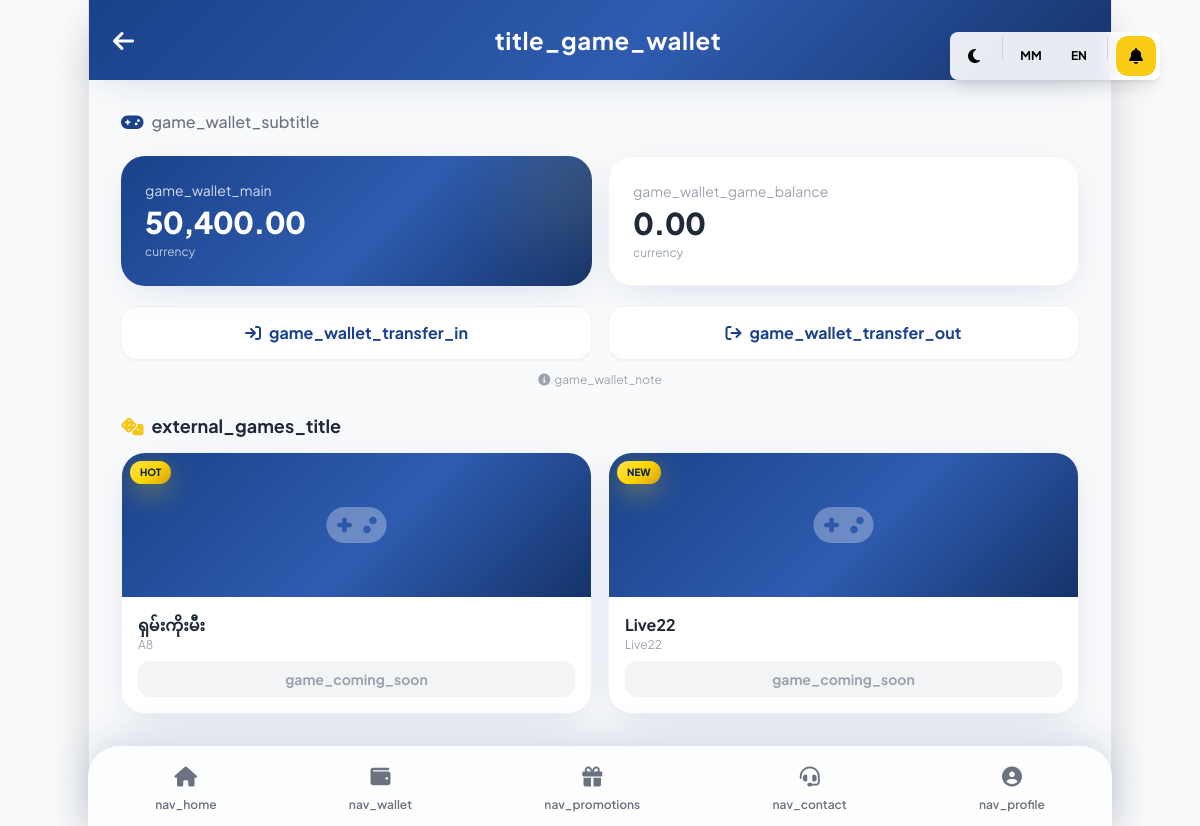
/game_wallet.php?lang=mm (signed in), run on the app's committed database.
### tables this page shows
CREATE TABLE `users` (
  `id` int(11) NOT NULL,
  `username` varchar(50) NOT NULL,
  `phone_number` varchar(20) NOT NULL,
  `referral_code` varchar(20) DEFAULT NULL,
  `referred_by` int(11) DEFAULT NULL,
  `password` varchar(255) NOT NULL,
  `transaction_pin` varchar(255) DEFAULT NULL,
  `google2fa_secret` varchar(255) DEFAULT NULL,
  `avatar` varchar(255) DEFAULT NULL,
  `balance` decimal(10,2) DEFAULT 0.00,
  `vip_level` varchar(20) DEFAULT 'Standard',
  `lifetime_bet` decimal(15,2) DEFAULT 0.00,
  `agent_commission_percent` decimal(5,2) DEFAULT 0.00,
  `agent_share_percent` decimal(5,2) DEFAULT 0.00,
  `kbz_pay_number` varchar(50) DEFAULT NULL,
  `kbz_pay_name` varchar(100) DEFAULT NULL,
  `wave_pay_number` varchar(50) DEFAULT NULL,
  `wave_pay_name` varchar(100) DEFAULT NULL,
  `payment_info_json` text DEFAULT NULL,
  `role` enum('user','sub_admin','admin') NOT NULL DEFAULT 'user',
  `created_at` timestamp NOT NULL DEFAULT current_timestamp(),
  `is_banned` tinyint(1) DEFAULT 0,
  `last_bonus_date` date DEFAULT NULL,
  `last_active` timestamp NOT NULL DEFAULT current_timestamp(),
  `last_login_ip` varchar(45) DEFAULT NULL,
  `telegram_chat_id` varchar(50) DEFAULT NULL,
  `verification_status` enum('pending','approved','rejected') DEFAULT 'approved',
  `notifications` int(11) DEFAULT 0
);

CREATE TABLE IF NOT EXISTS `external_games` (
  `id` int(11) NOT NULL AUTO_INCREMENT,
  `name` varchar(80) NOT NULL,
  `provider` varchar(40) DEFAULT NULL,
  `image_url` varchar(255) DEFAULT NULL,
  `launch_url` varchar(255) DEFAULT NULL,
  `badge` varchar(40) DEFAULT NULL,
  `is_active` tinyint(1) NOT NULL DEFAULT 1,
  `sort_order` int(11) NOT NULL DEFAULT 0,
  PRIMARY KEY (`id`)
);

### lang/language.php (called while the page is built, shortened)
<?php
$current_lang = $_SESSION['lang'];
$lang_file = __DIR__ . "/{$current_lang}.php";
global $translations;
if (file_exists($lang_file)) {
    $translations = include($lang_file);
} elseif (file_exists(__DIR__ . "/mm.php")) {
    $translations = include(__DIR__ . "/mm.php");
} else {
    $translations = [];
}
function __($key) {
    global $translations;
    return $translations[$key] ?? $key;
}

### game_wallet.php (the view, shortened to what this page needs)
<?php
require_once __DIR__ . '/core/db_connect.php';
require_once __DIR__ . '/lang/language.php';
$user_id = (int) $_SESSION['user_id'];
$stmt = $conn->prepare("SELECT username, balance FROM users WHERE id = ?");
$stmt->bind_param("i", $user_id);
$stmt->execute();
$user = $stmt->get_result()->fetch_assoc();
$balance = $user ? floatval($user['balance']) : 0;
$games = [];
$g_res = $conn->query("SELECT name, provider, image_url, launch_url, badge FROM external_games WHERE is_active = 1 ORDER BY sort_order ASC, id DESC");
if ($g_res) $games = $g_res->fetch_all(MYSQLI_ASSOC);
require_once __DIR__ . '/includes/header.php';
?>
<body class="w-full md:max-w-4xl lg:max-w-5xl mx-auto min-h-screen bg-gray-50 md:shadow-2xl md:border-x border-gray-200 transition-all duration-300 pb-24 md:pb-28">
    <div class="bg-brand-gradient text-white flex items-center p-4 md:p-6 sticky top-0 z-20 shadow-card">
        <a href="index.php" class="mr-4 text-xl md:text-2xl w-6 md:w-10 hover:scale-110 transition-transform"><i class="fas fa-arrow-left"></i></a>
        <h1 class="text-xl md:text-2xl font-bold flex-1 text-center pr-6 md:pr-10 tracking-wide"><?= __('title_game_wallet') ?></h1>
    </div>
    <div class="px-4 md:px-8 pt-5 md:pt-7">
        <p class="text-gray-500 text-sm md:text-base font-medium mb-5 flex items-center">
            <i class="fas fa-gamepad text-primary mr-2 text-lg"></i><?= __('game_wallet_subtitle') ?>
        </p>
        <div class="grid grid-cols-2 gap-3 md:gap-4 mb-5">
            <div class="bg-brand-gradient text-white rounded-3xl shadow-card p-5 md:p-6 relative overflow-hidden">
                <div class="absolute top-[-30%] right-[-10%] w-32 h-32 bg-gold-400/10 rounded-full blur-2xl"></div>
                <p class="text-xs md:text-sm opacity-80 mb-1"><?= __('game_wallet_main') ?></p>
                <p class="text-xl md:text-3xl font-extrabold tracking-tight"><?= number_format($balance, 2) ?></p>
                <p class="text-[10px] md:text-xs opacity-70 mt-1"><?= __('currency') ?></p>
            </div>
            <div class="bg-white border border-gray-100 rounded-3xl shadow-card p-5 md:p-6">
                <p class="text-xs md:text-sm text-gray-400 mb-1"><?= __('game_wallet_game_balance') ?></p>
                <p class="text-xl md:text-3xl font-extrabold text-gray-800 tracking-tight">0.00</p>
                <p class="text-[10px] md:text-xs text-gray-400 mt-1"><?= __('currency') ?></p>
            </div>
        </div>
        <div class="grid grid-cols-2 gap-3 md:gap-4 mb-3">
            <button onclick="gameComingSoon()" class="bg-white border border-gray-100 rounded-2xl shadow-sm py-3.5 font-bold text-primary text-sm md:text-base flex items-center justify-center gap-2 hover:-translate-y-0.5 transition-all">
                <i class="fas fa-arrow-right-to-bracket"></i> <?= __('game_wallet_transfer_in') ?>
            </button>
            <button onclick="gameComingSoon()" class="bg-white border border-gray-100 rounded-2xl shadow-sm py-3.5 font-bold text-primary text-sm md:text-base flex items-center justify-center gap-2 hover:-translate-y-0.5 transition-all">
                <i class="fas fa-arrow-right-from-bracket"></i> <?= __('game_wallet_transfer_out') ?>
            </button>
        </div>
        <p class="text-center text-[11px] md:text-xs text-gray-400 mb-6"><i class="fas fa-circle-info mr-1"></i><?= __('game_wallet_note') ?></p>
        <h2 class="font-bold text-gray-800 text-base md:text-lg mb-3 flex items-center"><i class="fas fa-dice text-gold-500 mr-2"></i><?= __('external_games_title') ?></h2>
        <?php if (count($games) === 0): ?>
            <div class="bg-white rounded-3xl shadow-card border border-gray-100 p-8 text-center text-gray-400">
                <i class="fas fa-ghost text-4xl mb-3 opacity-40"></i>
                <p class="font-bold text-sm"><?= __('game_coming_soon') ?></p>
            </div>
        <?php else: ?>
            <div class="grid grid-cols-2 gap-3 md:gap-4">
                <?php foreach ($games as $g): ?>
                    <div class="bg-white rounded-3xl shadow-card border border-gray-100 overflow-hidden card-hover">
                        <div class="h-28 md:h-36 bg-brand-gradient relative flex items-center justify-center">
                            <?php if (!empty($g['image_url'])): ?>
                                <img src="<?= htmlspecialchars($g['image_url']) ?>" class="w-full h-full object-cover absolute inset-0" alt="<?= htmlspecialchars($g['name']) ?>">
                            <?php else: ?>
                                <i class="fas fa-gamepad text-white/30 text-5xl"></i>
                            <?php endif; ?>
                            <?php if (!empty($g['badge'])): ?>
                                <span class="absolute top-2 left-2 bg-gold-gradient text-primary-900 text-[10px] font-extrabold px-2.5 py-1 rounded-full shadow-gold"><?= htmlspecialchars($g['badge']) ?></span>
                            <?php endif; ?>
                        </div>
                        <div class="p-3 md:p-4">
                            <p class="font-bold text-gray-800 text-sm md:text-base truncate"><?= htmlspecialchars($g['name']) ?></p>
                            <p class="text-[11px] md:text-xs text-gray-400 mb-2"><?= htmlspecialchars($g['provider']) ?></p>
                            <?php if (!empty($g['launch_url'])): ?>
                                <a href="<?= htmlspecialchars(safe_url($g['launch_url'])) ?>" target="_blank" rel="noopener" class="block text-center bg-brand-gradient text-white font-bold text-xs md:text-sm py-2 rounded-xl"><?= __('play_now') ?></a>
                            <?php else: ?>
                                <button onclick="gameComingSoon()" class="block w-full text-center bg-gray-100 text-gray-400 font-bold text-xs md:text-sm py-2 rounded-xl"><?= __('game_coming_soon') ?></button>
                            <?php endif; ?>
                        </div>
                    </div>
                <?php endforeach; ?>
            </div>
        <?php endif; ?>
    </div>
<?php require_once __DIR__ . '/includes/footer.php'; ?>

### includes/header.php (style rules this page uses)
body { font-family: 'Plus Jakarta Sans', 'Padauk', sans-serif; background-color: #f1f5fb; transition: background-color 0.3s ease; -webkit-font-smoothing: antialiased; text-rendering: optimizeLegibility; }
.text-primary { color: #1a428a; }
.bg-brand-gradient { background-image: linear-gradient(135deg, #1a428a 0%, #2f5cb0 55%, #15336a 100%); }
.bg-gold-gradient { background-image: linear-gradient(135deg, #ffe14d 0%, #ffd700 50%, #d4a017 100%); }
.card-hover { transition: transform .3s cubic-bezier(.4,0,.2,1), box-shadow .3s cubic-bezier(.4,0,.2,1); }

### data on the page
users: balance "50,400.00"
external_games: badge "HOT", name "ရှမ်းကိုးမီး", provider "A8"
external_games: badge "NEW", name "Live22", provider "Live22"

### other printed values
__('title_game_wallet') "title_game_wallet"
__('game_wallet_subtitle') "game_wallet_subtitle"
__('game_wallet_main') "game_wallet_main"
__('currency') "currency"
__('game_wallet_game_balance') "game_wallet_game_balance"
__('game_wallet_transfer_in') "game_wallet_transfer_in"
__('game_wallet_transfer_out') "game_wallet_transfer_out"
__('game_wallet_note') "game_wallet_note"
__('external_games_title') "external_games_title"
__('nav_home') "nav_home"
__('nav_wallet') "nav_wallet"
__('nav_promotions') "nav_promotions"
__('nav_contact') "nav_contact"
__('nav_profile') "nav_profile"
